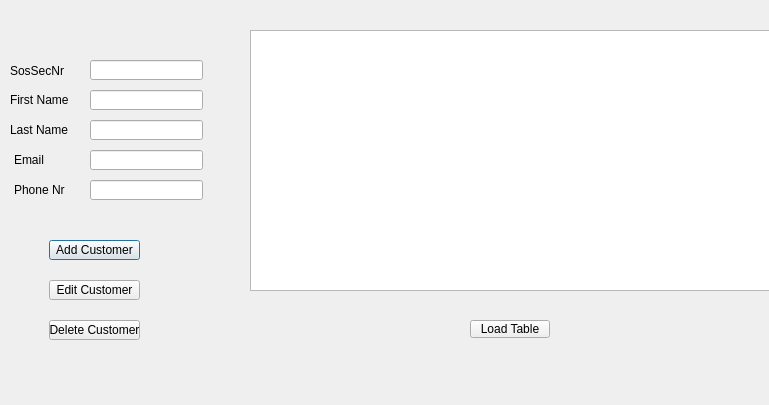
<?xml version="1.0" encoding="UTF-8"?>
<ui version="4.0">
 <class>Customers</class>
 <widget class="QDialog" name="Customers">
  <property name="geometry">
   <rect>
    <x>0</x>
    <y>0</y>
    <width>769</width>
    <height>405</height>
   </rect>
  </property>
  <property name="windowTitle">
   <string>Dialog</string>
  </property>
  <widget class="QPushButton" name="pushButton">
   <property name="geometry">
    <rect>
     <x>49</x>
     <y>240</y>
     <width>91</width>
     <height>20</height>
    </rect>
   </property>
   <property name="text">
    <string>Add Customer</string>
   </property>
  </widget>
  <widget class="QPushButton" name="DeleteCustomer">
   <property name="geometry">
    <rect>
     <x>49</x>
     <y>320</y>
     <width>91</width>
     <height>20</height>
    </rect>
   </property>
   <property name="text">
    <string>Delete Customer</string>
   </property>
  </widget>
  <widget class="QPushButton" name="EditCustomer">
   <property name="geometry">
    <rect>
     <x>49</x>
     <y>280</y>
     <width>91</width>
     <height>20</height>
    </rect>
   </property>
   <property name="text">
    <string>Edit Customer</string>
   </property>
  </widget>
  <widget class="QTableView" name="tableView">
   <property name="geometry">
    <rect>
     <x>250</x>
     <y>30</y>
     <width>521</width>
     <height>261</height>
    </rect>
   </property>
  </widget>
  <widget class="QPushButton" name="LoadTable">
   <property name="geometry">
    <rect>
     <x>470</x>
     <y>320</y>
     <width>80</width>
     <height>18</height>
    </rect>
   </property>
   <property name="text">
    <string>Load Table</string>
   </property>
  </widget>
  <widget class="QLineEdit" name="Email">
   <property name="geometry">
    <rect>
     <x>90</x>
     <y>150</y>
     <width>113</width>
     <height>20</height>
    </rect>
   </property>
  </widget>
  <widget class="QLineEdit" name="SosSecNr">
   <property name="geometry">
    <rect>
     <x>90</x>
     <y>60</y>
     <width>113</width>
     <height>20</height>
    </rect>
   </property>
  </widget>
  <widget class="QLineEdit" name="FirstName">
   <property name="geometry">
    <rect>
     <x>90</x>
     <y>90</y>
     <width>113</width>
     <height>20</height>
    </rect>
   </property>
  </widget>
  <widget class="QLineEdit" name="LastName">
   <property name="geometry">
    <rect>
     <x>90</x>
     <y>120</y>
     <width>113</width>
     <height>20</height>
    </rect>
   </property>
  </widget>
  <widget class="QLineEdit" name="PhoneNr">
   <property name="geometry">
    <rect>
     <x>90</x>
     <y>180</y>
     <width>113</width>
     <height>20</height>
    </rect>
   </property>
  </widget>
  <widget class="QLabel" name="label_3">
   <property name="geometry">
    <rect>
     <x>10</x>
     <y>120</y>
     <width>71</width>
     <height>20</height>
    </rect>
   </property>
   <property name="text">
    <string>Last Name</string>
   </property>
  </widget>
  <widget class="QLabel" name="label_5">
   <property name="geometry">
    <rect>
     <x>14</x>
     <y>180</y>
     <width>71</width>
     <height>20</height>
    </rect>
   </property>
   <property name="text">
    <string>Phone Nr</string>
   </property>
  </widget>
  <widget class="QLabel" name="label_2">
   <property name="geometry">
    <rect>
     <x>10</x>
     <y>90</y>
     <width>71</width>
     <height>20</height>
    </rect>
   </property>
   <property name="text">
    <string>First Name</string>
   </property>
  </widget>
  <widget class="QLabel" name="label_4">
   <property name="geometry">
    <rect>
     <x>14</x>
     <y>150</y>
     <width>61</width>
     <height>20</height>
    </rect>
   </property>
   <property name="text">
    <string>Email</string>
   </property>
  </widget>
  <widget class="QLabel" name="label">
   <property name="geometry">
    <rect>
     <x>10</x>
     <y>60</y>
     <width>71</width>
     <height>21</height>
    </rect>
   </property>
   <property name="text">
    <string>SosSecNr</string>
   </property>
  </widget>
 </widget>
 <resources/>
 <connections/>
</ui>
